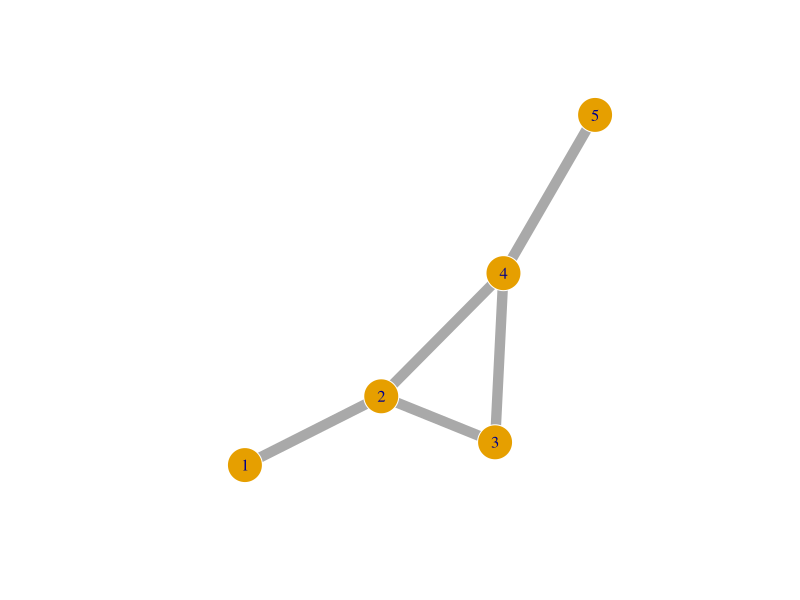
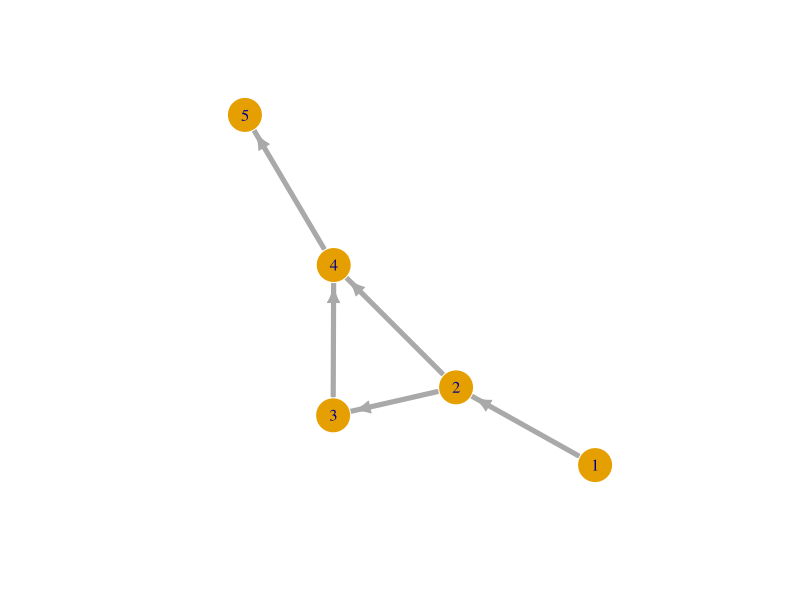
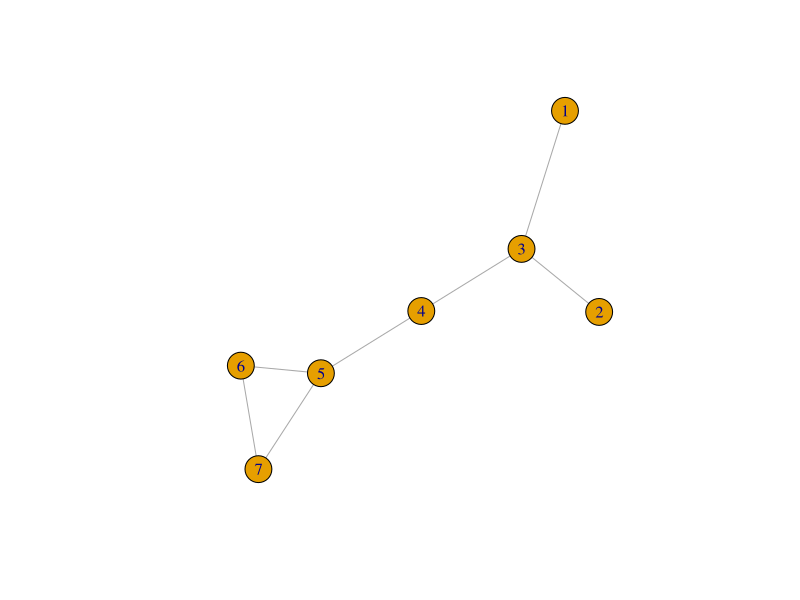

Here is the R script that generated these plots, in order:
##_Week 7: Spatial network exercise 

##Exercise 1====
#use edge list to construct a nework
from <- c( 1,2,2,3,4)
to <- c(2,3,4,4,5)
edgelist<- data.frame( from, to)

library(igraph) #key package we will use
g<-graph.data.frame(edgelist, directed =FALSE) #make graph from edgelist
plot(g, vertex.size=20, vertex.frame.color='white', vertex.label.cex=1,
     edge.width=10) 

g2<-graph.data.frame(edgelist, directed =TRUE) #make graph from edgelist
plot.igraph(g2, vertex.size=20, vertex.frame.color='white', vertex.label.cex=1,
     edge.width=5, arrow.size = 50) 

##Exercise 2====
#construct a network and get the adjacency matrix
from <- c( 1,2,3,4,5,5,6)
to <- c(3,3,4,5,6,7,7)
edgelist<- data.frame( from, to)

g<-graph.data.frame(edgelist, directed =FALSE)
m <- as_adjacency_matrix(g)
View ( data.matrix(m) )
sum(m)


##Exercise 3====
from <- c(1,2,3,4,5,5,6)
to <- c(3,3,4,5,6,7,7)
edgelist<- data.frame(from, to)
g<-graph.data.frame(edgelist, directed =FALSE)
plot(g)

degree(g)
closeness(g)
betweenness(g)
page.rank(g)
